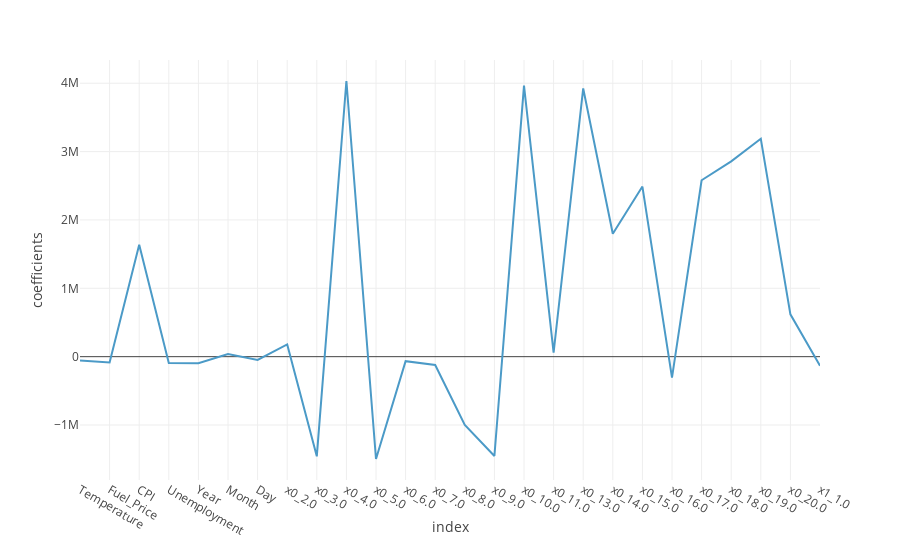

Here is the notebook cell this chart was saved with:
### Code cell
fig = px.line(coefs, x = coefs.index, y = 'coefficients')
fig.show()

### Figure 1 — Plotly figure (JSON) as saved in the notebook; plotly's stock layout.template omitted (floating-point values rounded to 4 significant figures)
{"data": [{"hovertemplate": "index=%{x}<br>coefficients=%{y}<extra></extra>", "legendgroup": "", "line": {"color": "#4B9AC7", "dash": "solid"}, "marker": {"symbol": "circle"}, "mode": "lines", "name": "", "orientation": "v", "showlegend": false, "type": "scatter", "x": ["Temperature", "Fuel_Price", "CPI", "Unemployment", "Year", "Month", "Day", "x0_2.0", "x0_3.0", "x0_4.0", "x0_5.0", "x0_6.0", "x0_7.0", "x0_8.0", "x0_9.0", "x0_10.0", "x0_11.0", "x0_13.0", "x0_14.0", "x0_15.0", "x0_16.0", "x0_17.0", "x0_18.0", "x0_19.0", "x0_20.0", "x1_1.0"], "xaxis": "x", "y": [-57620.0, -83710.0, 1636000.0, -93580.0, -97010.0, 38890.0, -46730.0, 178300.0, -1458000.0, 4033000.0, -1497000.0, -66590.0, -122200.0, -999100.0, -1453000.0, 3965000.0, 59140.0, 3924000.0, 1799000.0, 2488000.0, -305600.0, 2581000.0, 2858000.0, 3188000.0, 618900.0, -131500.0], "yaxis": "y"}], "layout": {"legend": {"tracegroupgap": 0}, "margin": {"t": 60}, "xaxis": {"anchor": "y", "domain": [0, 1], "title": {"text": "index"}}, "yaxis": {"anchor": "x", "domain": [0, 1], "title": {"text": "coefficients"}}}}
